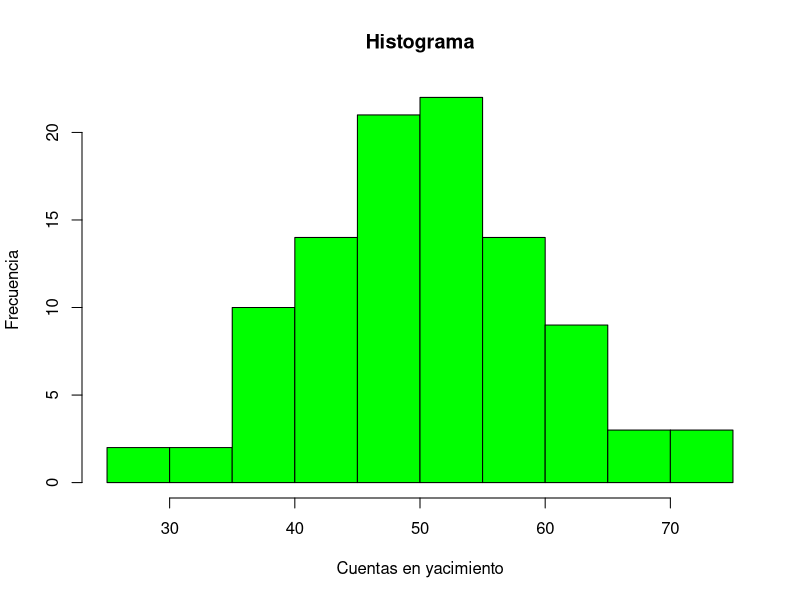
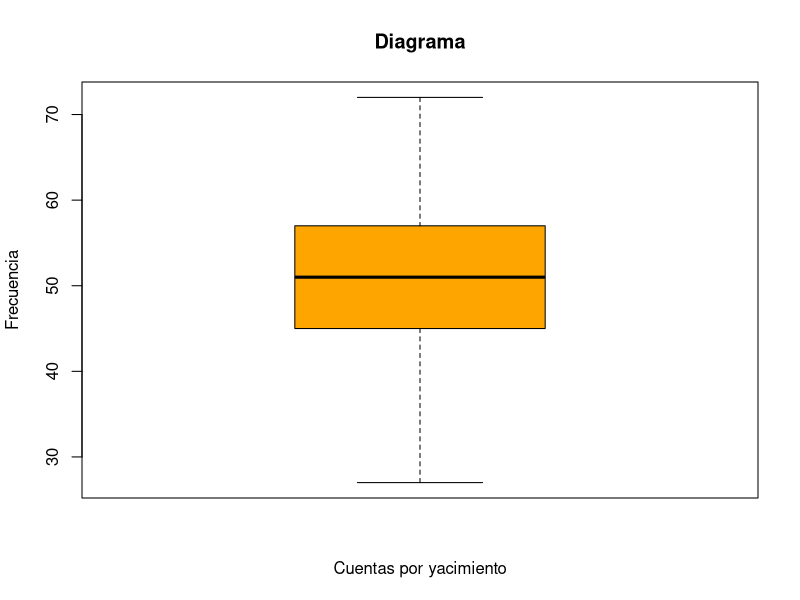
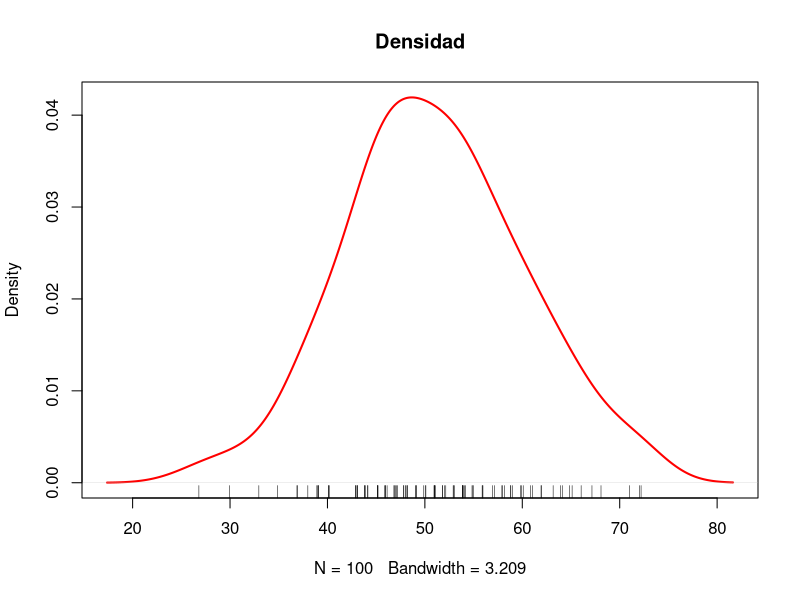
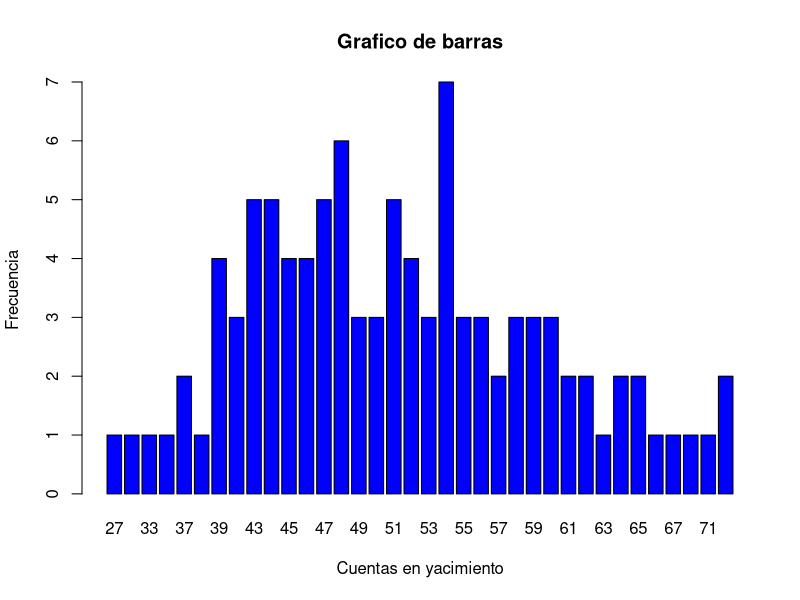

These charts were generated, in order, by the following R code:
getwd()
nuevo_dir <-"C:/preEstadisticapractica"
setwd (nuevo_dir)

##Para el nuevo repositorio, primero situamos las funciones colocadas encima de esta línea, creando un nuevo directorio

#1
x <-c(1,2,3,4,5)
y <- c(9.1, 2.4, 7.5, 1.3, 3.4)
print(x)
print (y)

##creo los vectores situando el nombre antes de darles un valor numérico
##los vectores son un tipo de estructura que usamos para albergar elementos, en este caso elementos numéricos que van colocados dentro de la función c

#2
x+y #suma

x-y #resta

x/y #dividir

x*y #multiplicar

x^y #elevar

#3
y^2 #elevar

#4
y*10 #multiplicar

#5
y+25 #sumar

#6
valor_y <- c(9.1, 2.4, 7.5, 1.3, 3.4)
valor_maximo <-max(valor_y)

#7
valor_y <- c(9.1, 2.4, 7.5, 1.3, 3.4)
valor_minimo <- min(valor_y)

#8
valor_absoluto_y <- c(9.1)
valor_absoluto <- abs(9.1)

#9
raiz_y <- c(9.1, 2.4, 7.5, 1.3, 3.4)
raiz_cuadrara_y <- sqrt(raiz_y)

#10
y <- c(9.1, 2.4, 7.5, 1.3, 3.4)
suma_total <- sum(y)

#11
mi_lista <- list("vector_x" = x, "vector_y" = y )
longitud_lista <- length(mi_lista)
print (mi_lista)

##Sobre el tipo de dato que emplea R, en este caso es double al ser unos valores numericos enteros y otros valores numericos con decimales, es el modo mas fiable para evitar perdida de datos en las operaciones matematicas
###El motivo de la transformacion es como se ha mencionado, por cuestion de ser mas preciso double y a la hora de representarlos es mas fiable

#12
is.na(mi_lista)

#13
z <- c(29, NA, 12, 46, 73)

#14
mean(z)
#no puede salir una media porque dentro del vector existe NA, es decir, que no tiene ningun valor asignado, asi que no puede hacer la media del resto de valores
##esto se podria solucionar cambiando el NA por otro valor numerico

z<- c(29,32,12,46,73)
mean (z)

#15
matriz <- matrix(c(24,69,3,90,23,56,1,63,87,21,77,19),
                 nrow = 4, ncol = 3,
                 byrow = TRUE)
                 
print (matriz)

#16
matriz_filas <- matrix(nrow = 4, ncol = 3,
                       data = c(24,69,3,90,23,56,1,63,87,21,77,19))
print (matriz_filas)

#17
a <- matrix(1:9, nrow = 3, ncol = 3,
            byrow = FALSE)

b <- matrix(10:18, nrow = 3, ncol = 3,
            byrow = FALSE)

print(a)
print(b)

#18
suma_matriz <- a+b
resta_matriz <- a-b

print(suma_matriz)
print(resta_matriz)

##El resultado obtenido es que en las lineas y columnas nos salen el numero nueve en negativo, el motivo de esto es porque al restar a la columna A los elementos de la columna B, sale negativo

#19
matriz_1 <- matrix(matriz, nrow = nrow(matriz), ncol = 4,
                   byrow = TRUE) 
##esto me da error y no se por que

#20
matriz_multiplicada <- matriz*2
print(matriz_multiplicada)

#21
matriz_mult <- a*b
print (matriz_mult)

#22
matriz_mult[2,3]

matriz_mult[2,]

matriz_mult[ ,3]

#Generar datos aleatorios de cuentas en un yacimiento
#1
set.seed(123) #Fijar semilla para reproducibilidad
num_cuentas <- round(rnorm(100, mean = 50, sd = 10))
print(num_cuentas)

#2
media <- mean(num_cuentas)
print(media)

#3
mediana <- median(num_cuentas)
print(mediana)

#4
moda <- as.numeric(names(sort(table(num_cuentas), decreasing = TRUE) [1]))
print(paste("La moda de las cuentas en el yacimiento es:", moda))
      
#5
rango <- max(num_cuentas) - min(num_cuentas)
print(rango)

#6
percentil_25 <- quantile(num_cuentas, 0.25)
print(percentil_25)

#7
percentil_75 <- quantile(num_cuentas, 0.75)
print(percentil_75)

#8
varianza <- var(num_cuentas)
print(varianza)

#9
desviacion_estandar <- sd(num_cuentas)
print(desviacion_estandar)

#10
hist(num_cuentas, main = "Histograma", col = "green",
     xlab = "Cuentas en yacimiento", ylab = "Frecuencia")

#11
boxplot (num_cuentas, main = "Diagrama", col = "orange",
         xlab = "Cuentas por yacimiento", ylab = "Frecuencia")
#12
dx <- density(num_cuentas)

lines(dx, lwd = 2, col = "red")

plot(dx, lwd = 2, col = "red",
     main = "Densidad")
rug(jitter(num_cuentas))

#13
barplot(table(num_cuentas), main = "Grafico de barras", col = "blue",
        xlab = "Cuentas en yacimiento", ylab = "Frecuencia")

#14
set.seed(123) 
tipo_de_artefacto <- c("litico", "arma", "oseo", "mueble", "ropa")
material <- c("madera", "metal", "hueso", "piedra", "tela")
periodo_cultura <- c("Neolitico", "Paleolitico", "Romano", "Islamico", "Moderno")
estado_de_conservacion <- c ("Excelente", "Bueno", "Decente", "Deficiente", "Deplorable")
ubicacion_del_artefacto <- c("Localizacion A", "Localizacion B", "Localizacion C", "Localizacion D", "Localizacion E")


